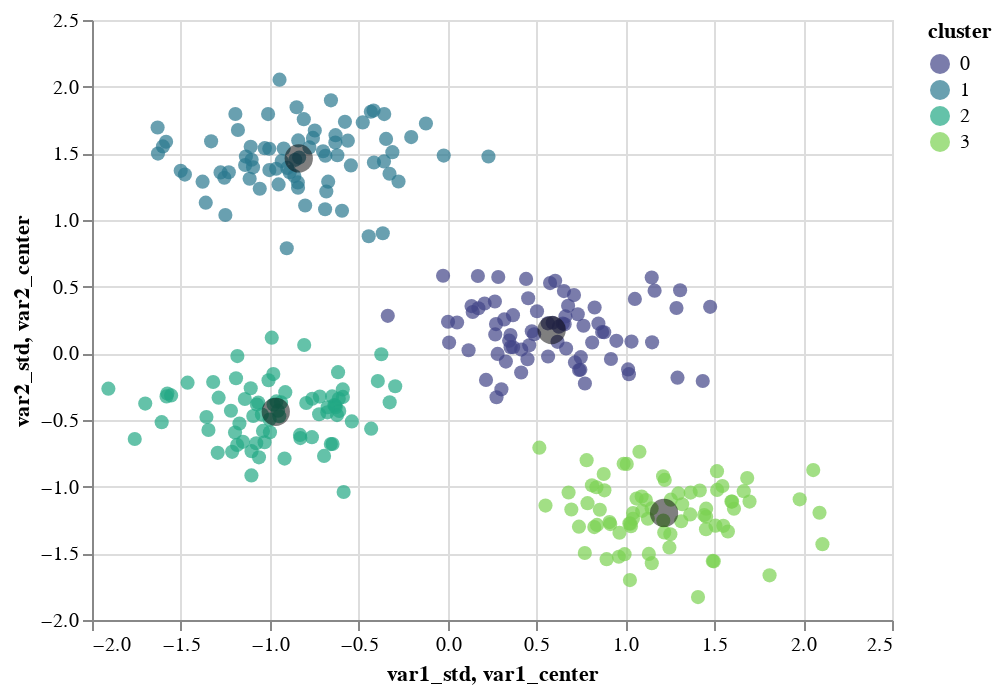

Write notebook code for a chart like this one.
### Code cell
# Create the scatter plot for the data points with cluster colors
scatter = alt.Chart(df_std).mark_circle(size=50).encode(
    x='var1_std:Q',
    y='var2_std:Q',
    color=alt.Color('cluster:N', scale=alt.Scale(scheme='viridis'))
)

# Create the scatter plot for the cluster centers
centers_scatter = alt.Chart(centers_data).mark_circle(size=200, color='black', opacity=0.5).encode(
    x='var1_center',
    y='var2_center'
)

# Combine the two scatter plots
alt.layer(scatter, centers_scatter)

### Figure 1 — Vega-Lite specification as saved in the notebook (floating-point values rounded to 4 significant figures; data arrays with more than 128 entries replaced by an {"elided": "..."} marker saying what was removed)
{"config": {"view": {"continuousWidth": 400, "continuousHeight": 300}}, "layer": [{"data": {"name": "data-51198bce3652944361896adc22888d42"}, "mark": {"type": "circle", "size": 50}, "encoding": {"color": {"field": "cluster", "scale": {"scheme": "viridis"}, "type": "nominal"}, "x": {"field": "var1_std", "type": "quantitative"}, "y": {"field": "var2_std", "type": "quantitative"}}}, {"data": {"name": "data-ac8c2c359a5b6ac5a62ab2387abccc28"}, "mark": {"type": "circle", "color": "black", "opacity": 0.5, "size": 200}, "encoding": {"x": {"field": "var1_center", "type": "quantitative"}, "y": {"field": "var2_center", "type": "quantitative"}}}], "$schema": "https://vega.github.io/schema/vega-lite/v4.17.0.json", "datasets": {"data-51198bce3652944361896adc22888d42": {"elided": "300 records"}, "data-ac8c2c359a5b6ac5a62ab2387abccc28": [{"var1_center": 0.5854, "var2_center": 0.1743}, {"var1_center": -0.8369, "var2_center": 1.462}, {"var1_center": -0.9662, "var2_center": -0.4391}, {"var1_center": 1.218, "var2_center": -1.197}]}}
